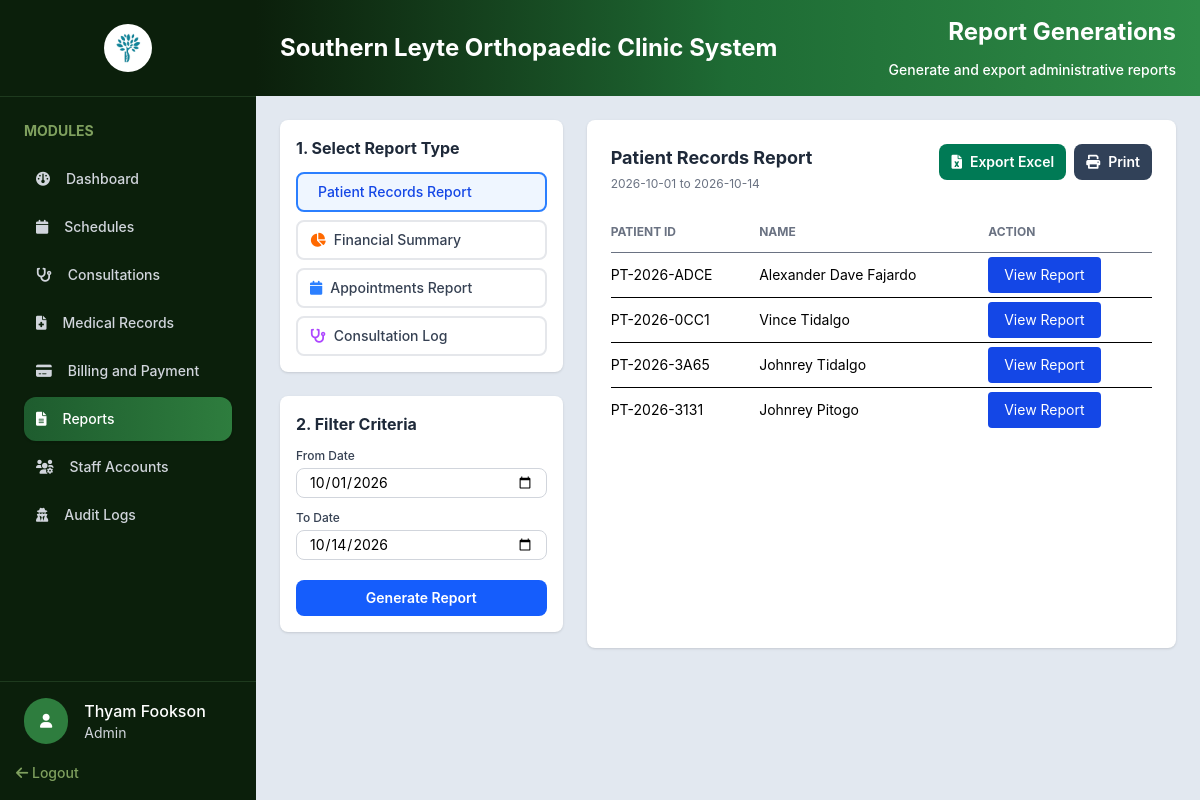
Screenshot of /admin/reports.php (signed in) with the database file from the repository.
### tables this page shows
CREATE TABLE `users` (
  `UserID` int UNSIGNED NOT NULL,
  `Username` varchar(50) NOT NULL,
  `PasswordHash` varchar(255) NOT NULL,
  `FirstName` varchar(100) NOT NULL,
  `MiddleName` varchar(255) DEFAULT NULL,
  `LastName` varchar(100) NOT NULL,
  `Role` enum('Admin','Doctor','Staff') NOT NULL DEFAULT 'Staff',
  `IsDoctor` tinyint(1) NOT NULL DEFAULT '0',
  `Email` varchar(150) DEFAULT NULL,
  `Phone` varchar(30) DEFAULT NULL,
  `Status` enum('Active','Inactive') NOT NULL DEFAULT 'Active',
  `CreatedAt` timestamp NOT NULL DEFAULT CURRENT_TIMESTAMP
);

CREATE TABLE `patients` (
  `PatientID` int UNSIGNED NOT NULL,
  `PatientCode` varchar(20) NOT NULL,
  `UserID` int UNSIGNED DEFAULT NULL,
  `FirstName` varchar(100) NOT NULL,
  `MiddleName` varchar(100) DEFAULT NULL,
  `LastName` varchar(100) NOT NULL,
  `BirthDate` date NOT NULL,
  `Gender` enum('Male','Female','Other') NOT NULL,
  `CivilStatus` enum('Single','Married','Widowed','Separated') DEFAULT NULL,
  `Address` varchar(255) DEFAULT NULL,
  `Province` varchar(100) DEFAULT NULL,
  `City` varchar(100) DEFAULT NULL,
  `Barangay` varchar(100) DEFAULT NULL,
  `Allergies` varchar(50) DEFAULT NULL,
  `Latitude` decimal(10,7) DEFAULT NULL,
  `Longitude` decimal(10,7) DEFAULT NULL,
  `Phone` varchar(30) DEFAULT NULL,
  `Email` varchar(150) DEFAULT NULL,
  `BloodType` varchar(5) DEFAULT NULL,
  `EmergencyContact` varchar(150) DEFAULT NULL,
  `EmergencyPhone` varchar(30) DEFAULT NULL,
  `PatientType` enum('Regular','Senior Citizen','PWD') NOT NULL DEFAULT 'Regular',
  `IdNumber` int DEFAULT NULL,
  `CreatedAt` timestamp NOT NULL DEFAULT CURRENT_TIMESTAMP
);

### admin/reports.php (the view, shortened to what the rows shown need)
<?php
require_once __DIR__ . '/../config/config.php';
require_once __DIR__ . '/../includes/auth.php';
require_once __DIR__ . '/../php/fetch/fetch.php';
$admin = SessionManager::getUser($pdo);
$reportTypes = [
    'patients' => 'Patient Records Report',
    'financial' => 'Financial Summary',
    'appointments' => 'Appointments Report',
    'consultations' => 'Consultation Log'
];
$reportType = $_GET['report_type'] ?? 'patients';
$reportType = array_key_exists($reportType, $reportTypes) ? $reportType : 'patients';
$fromDate = $_GET['from_date'] ?? date('Y-m-01');
$toDate = $_GET['to_date'] ?? date('Y-m-d');
$reportRows = [];
$reportError = null;
try {
    switch ($reportType) {
        case 'patients':
        default:
            $reportRows = fetchAllData($pdo, '
                SELECT PatientCode, CONCAT(FirstName, \' \', LastName) AS PatientName,
                       BirthDate, Gender, PatientType, Phone, CreatedAt
                FROM patients
                WHERE DATE(CreatedAt) BETWEEN ? AND ?
                ORDER BY CreatedAt DESC', [$fromDate, $toDate]);
            break;
    }
} catch (PDOException $e) {
    error_log('Reports query failed: ' . $e->getMessage());
    $reportError = 'Unable to load the selected report.';
}
function reportValue(mixed $value): string
{
    return htmlspecialchars((string) ($value ?? '—'), ENT_QUOTES, 'UTF-8');
}
?>
<!DOCTYPE html>
<html lang="en">
<head>
    <link rel="stylesheet" href="../assets/css/output.css">
    <link rel="stylesheet" href="../assets/css/global.css">
    <link rel="stylesheet" href="https://cdnjs.cloudflare.com/ajax/libs/font-awesome/6.0.0-beta3/css/all.min.css">
</head>
<body class="h-screen flex bg-slate-200 overflow-hidden">
    <?php include_once '../includes/sidebar.php'; ?>
    <section class="flex-1 min-h-0 flex flex-col overflow-hidden">
        <div
            class="flex items-center justify-between bg-gradient-to-r from-[#0b1f0b] via-[#1e6b34] to-[#2e8b47] px-6 py-4">
            <h1 class="text-2xl font-bold text-white">Southern Leyte Orthopaedic Clinic System</h1>
            <div class="flex flex-col gap-3 items-end">
                <h1 class="text-2xl font-bold text-white">Report Generations</h1>
            </div>
        </div>
        <div class="grid grid-cols-3 gap-6 min-h-0 overflow-auto p-6 space-y-4">
            <div class="space-y-6 col-span-1">
                <div class="bg-white rounded-lg p-4 shadow-sm">
                    <h2 class="text-base font-bold text-gray-800 mb-3">1. Select Report Type</h2>
                </div>
                <div class="bg-white rounded-lg p-4 shadow-sm col-span-1">
                    <h2 class="text-base font-bold text-gray-800 mb-3">2. Filter Criteria</h2>
                </div>
            </div>
            <div id="report-preview" class="bg-white rounded-lg p-6 shadow-sm col-span-2">
                <div class="flex items-start justify-between gap-4 mb-5">
                    <div>
                        <h2 class="text-lg font-bold text-gray-800"><?= reportValue($reportTypes[$reportType]) ?></h2>
                    </div>
                </div>
                <?php if ($reportError): ?>
                    <p class="text-sm text-red-600"><?= reportValue($reportError) ?></p>
                <?php else: ?>
                    <?php if (empty($reportRows)): ?>
                        <p class="text-sm text-gray-500">No records found for this date range.</p>
                    <?php else: ?>
                        <div class="overflow-x-auto">
                            <table class="w-full text-sm text-left">
                                <thead class="text-xs uppercase text-gray-500 border-b">
                                    <tr>
                                        <?php if ($reportType === 'patients'): ?>
                                            <th class="py-3">Patient ID</th>
                                            <th>Name</th>
                                            <th>Action</th>
                                            <?php endif; ?>
                                    </tr>
                                </thead>
                                <tbody>
                                    <?php foreach ($reportRows as $row): ?>
                                        <tr class="border-b last:border-0">
                                            <?php if ($reportType === 'patients'): ?>
                                                <td class="py-3"><?= reportValue($row['PatientCode']) ?></td>
                                                <td><?= reportValue($row['PatientName']) ?></td>
                                                <td>
                                                    <button type="button"
                                                        class="view-patient-report-btn bg-blue-700 text-white px-4 py-2 rounded hover:bg-blue-800"
                                                        data-patient-code="<?= reportValue($row['PatientCode']) ?>">
                                                        View Report
                                                    </button>
                                                </td>
                                                <?php endif; ?>
                                        </tr>
                                    <?php endforeach; ?>
                                </tbody>
                            </table>
                        </div>
                    <?php endif; ?>
                <?php endif; ?>
            </div>
        </div>
    </section>
</body>
</html>

### includes/sidebar.php (shortened to what the rows shown need)
<div class="w-64 shrink-0 bg-[#0b1f0b] flex flex-col h-full">
    <div class="custom-scrollbar w-full p-6 overflow-y-auto flex-1 min-h-0">
        <h2 class="text-[#7fa05e] font-bold text-sm mb-4">MODULES</h2>
    </div>
    <div class="mt-auto">
        <div class="w-full border-t pt-4 pl-6 border-[#1e3a1e] flex items-center gap-4">
            <div>
                <?php if ($admin): ?>
                    <h1 class="text-white text-md font-medium">
                        <?= htmlspecialchars($admin['first_name']) ?>     <?= htmlspecialchars($admin['last_name']) ?>
                    </h1>
                    <h3 class="text-gray-300 text-sm"><?= htmlspecialchars($admin['role']) ?></h3>
                <?php endif; ?>
            </div>
        </div>
    </div>
</div>

### rows the page displays
users: FirstName "Thyam", LastName "Fookson", Role "Admin"
patients: PatientCode "PT-2026-ADCE", PatientName "Alexander Dave Fajardo"
patients: PatientCode "PT-2026-0CC1", PatientName "Vince Tidalgo"
patients: PatientCode "PT-2026-3A65", PatientName "Johnrey Tidalgo"
patients: PatientCode "PT-2026-3131", PatientName "Johnrey Pitogo"

### other values shown
$item['label'] "Dashboard"
$item['label'] "Schedules"
$item['label'] "Consultations"
$item['label'] "Medical Records"
$item['label'] "Billing and Payment"
$item['label'] "Reports"
$item['label'] "Staff Accounts"
$item['label'] "Audit Logs"
reportValue($reportTypes[$reportType]) "Patient Records Report"
